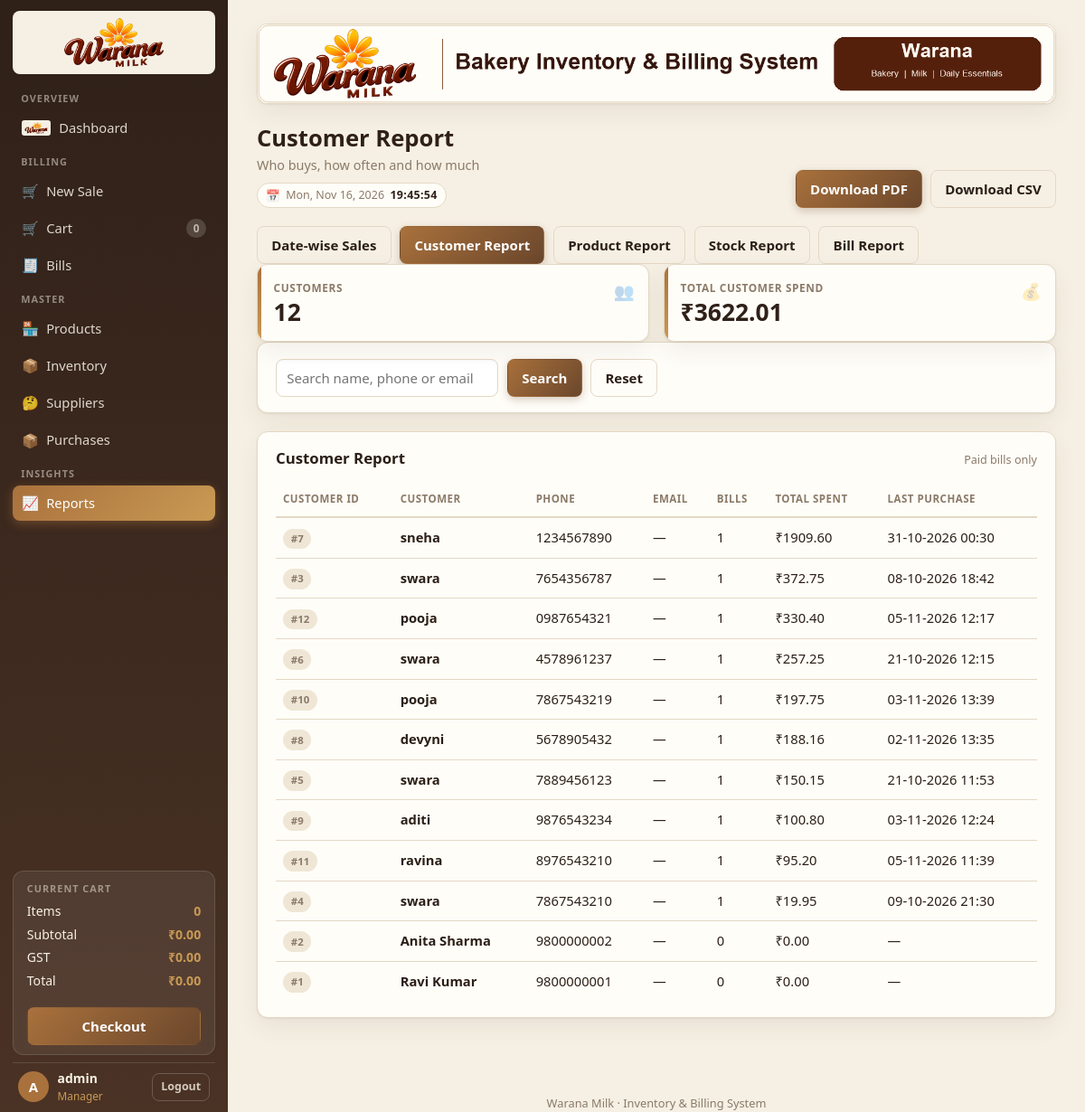
The app's page /reports/customers/ (signed in) with its own data.
### bakery/models.py (models this page shows, shortened)
class Customer(models.Model):
    name = models.CharField(max_length=150)
    phone = models.CharField(
        max_length=PHONE_LENGTH, unique=True, validators=[phone_validator],
        help_text="Exactly %d digits." % PHONE_LENGTH,
    )
    email = models.EmailField(blank=True)
    address = models.TextField(blank=True)
    created_at = models.DateTimeField(auto_now_add=True)
    class Meta:
        ordering = ["name"]

### bakery/views.py (the view)
# urls.py: path("reports/customers/", views.report_customers, name="report_customers"),
@login_required
def report_customers(request):
    rows, q = _customer_report_rows(request)
    return render(request, "bakery/report_customers.html", {
        "rows": rows,
        "q": q,
        "total_customers": len(rows),
        "total_spend": sum((r.spend or Decimal("0") for r in rows), Decimal("0")),
    })

### bakery/context_processors.py (called while the page is built, shortened)
def cart_summary(request):
    if not getattr(request, "user", None) or not request.user.is_authenticated:
        return ANONYMOUS
    key = request.session.session_key
    if not key:
        return ANONYMOUS
    cart = Cart.objects.filter(session_key=key).first()
    if cart is None:
        return ANONYMOUS

### bakery/views.py (called while the page is built)
def _report_search(request):
    return (request.GET.get("q") or "").strip()

def _customer_report_rows(request):
    q = _report_search(request)
    rows = Customer.objects.annotate(
        bill_count=Count("bills", filter=Q(bills__status="PAID")),
        spend=Coalesce(
            Sum("bills__total", filter=Q(bills__status="PAID")),
            Value(Decimal("0")), output_field=DecimalField(),
        ),
        last_bill=Max("bills__created_at", filter=Q(bills__status="PAID")),
    )
    if q:
        rows = rows.filter(
            Q(name__icontains=q) | Q(phone__icontains=q) | Q(email__icontains=q)
        )
    return rows.order_by("-spend", "name"), q

### bakery/templates/bakery/report_customers.html (shortened to what this page needs)
{% extends "bakery/base.html" %}
{% block nav_reports %}active{% endblock %}
{% block heading %}Customer Report{% endblock %}
{% block subheading %}Who buys, how often and how much{% endblock %}
{% block head_actions %}
<a class="btn btn-primary" href="{% url 'bakery:report_customers_pdf' %}?{{ request.GET.urlencode }}">Download PDF</a>
<a class="btn btn-ghost" href="{% url 'bakery:report_customers_csv' %}?{{ request.GET.urlencode }}">Download CSV</a>
{% endblock %}
{% block content %}
{% include "bakery/_report_tabs.html" with active="customers" %}
<div class="stat-grid">
  <div class="stat">
    <span class="stat-ico">&#128101;</span>
    <span class="stat-label">Customers</span>
    <span class="stat-value">{{ total_customers }}</span>
  </div>
  <div class="stat">
    <span class="stat-ico">&#128176;</span>
    <span class="stat-label">Total Customer Spend</span>
    <span class="stat-value">&#8377;{{ total_spend|floatformat:2 }}</span>
  </div>
</div>
<section class="card">
  <form method="get" class="filter-row">
    <input class="input" name="q" value="{{ q }}" placeholder="Search name, phone or email">
    <button class="btn btn-primary" type="submit">Search</button>
    <a class="btn btn-ghost" href="{% url 'bakery:report_customers' %}">Reset</a>
  </form>
</section>
<section class="card">
  <div class="card-head">
    <h2>Customer Report</h2>
    <span class="muted-text">Paid bills only</span>
  </div>
  <div class="table-scroll">
    <table class="table">
      <thead><tr><th>Customer ID</th><th>Customer</th><th>Phone</th><th>Email</th><th class="right">Bills</th><th class="right">Total Spent</th><th>Last Purchase</th></tr></thead>
      <tbody>
      {% for c in rows %}
      <tr>
        <td class="nowrap"><span class="pill">#{{ c.pk }}</span></td>
        <td><strong>{{ c.name }}</strong>{% if c.address %}<small class="muted-text block">{{ c.address|truncatechars:50 }}</small>{% endif %}</td>
        <td class="nowrap">{{ c.phone }}</td>
        <td>{{ c.email|default:"&mdash;" }}</td>
        <td class="right">{{ c.bill_count }}</td>
        <td class="right">&#8377;{{ c.spend|floatformat:2 }}</td>
        <td>{{ c.last_bill|date:"d-m-Y H:i"|default:"&mdash;" }}</td>
      </tr>
      {% empty %}
      <tr><td colspan="7" class="empty">No customers found.</td></tr>
      {% endfor %}
      </tbody>
    </table>
  </div>
</section>
{% endblock %}

### bakery/templates/bakery/base.html (shortened to what this page needs)
{% load static %}<!DOCTYPE html>
<html lang="en">
<head>
  <link rel="stylesheet" href="{% static 'bakery/css/style.css' %}">
</head>
<body class="{% block body_class %}{% endblock %}">
{% if user.is_authenticated %}
<aside class="sidebar" id="sidebar">
  <a class="brand" href="{% url 'bakery:dashboard' %}">
    <img class="brand-logo" src="{% static 'bakery/img/logo.png' %}?v=2" alt="Warana Milk" width="700" height="350">
  </a>
  <nav class="nav">
    <p class="nav-label">Overview</p>
    <a href="{% url 'bakery:dashboard' %}" class="{% block nav_dashboard %}{% endblock %}">
      <img class="nav-ico-logo" src="{% static 'bakery/img/logo.png' %}?v=2" alt="" width="700" height="350"> Dashboard
    </a>
    <p class="nav-label">Billing</p>
    <a href="{% url 'bakery:browse' %}" class="{% block nav_browse %}{% endblock %}">
      <span class="nav-ico">&#128722;</span> New Sale
    </a>
    <a href="{% url 'bakery:cart' %}" class="{% block nav_cart %}{% endblock %}">
      <span class="nav-ico">&#128722;</span> Cart
      <span class="badge{% if not nav_cart_count %} is-zero{% endif %}" id="cart-badge">{{ nav_cart_count|default:0 }}</span>
    </a>
    <a href="{% url 'bakery:bills' %}" class="{% block nav_bills %}{% endblock %}">
      <span class="nav-ico">&#129534;</span> Bills
    </a>
    <p class="nav-label">Master</p>
    <a href="{% url 'bakery:products' %}" class="{% block nav_products %}{% endblock %}">
      <span class="nav-ico">&#127978;</span> Products
    </a>
    <a href="{% url 'bakery:inventory' %}" class="{% block nav_inventory %}{% endblock %}">
      <span class="nav-ico">&#128230;</span> Inventory
    </a>
    <a href="{% url 'bakery:suppliers' %}" class="{% block nav_suppliers %}{% endblock %}">
      <span class="nav-ico">&#129300;</span> Suppliers
    </a>
    <a href="{% url 'bakery:purchases' %}" class="{% block nav_purchases %}{% endblock %}">
      <span class="nav-ico">&#128230;</span> Purchases
    </a>
    <p class="nav-label">Insights</p>
    <a href="{% url 'bakery:reports' %}" class="{% block nav_reports %}{% endblock %}">
      <span class="nav-ico">&#128200;</span> Reports
    </a>
  </nav>
  <div class="side-cart">
    <p class="nav-label">Current Cart</p>
    <p class="side-cart-line"><span>Items</span><strong id="cart-count">{{ nav_cart_count|default:0 }}</strong></p>
    <p class="side-cart-line"><span>Subtotal</span><strong id="cart-total">&#8377;{{ nav_cart_total|default:"0.00" }}</strong></p>
    <p class="side-cart-line"><span>GST</span><strong id="cart-tax">&#8377;{{ nav_cart_tax|default:"0.00" }}</strong></p>
    <p class="side-cart-line"><span>Total</span><strong id="cart-grand-total">&#8377;{{ nav_cart_grand_total|default:"0.00" }}</strong></p>
    <a class="btn btn-primary block" href="{% url 'bakery:checkout' %}">Checkout</a>
  </div>
  <div class="side-user">
    <span class="avatar">{{ user.username|first|upper }}</span>
    <span class="who">
      <strong>{{ user.get_full_name|default:user.username }}</strong>
      <em>{% if user.is_staff %}Manager{% else %}Cashier{% endif %}</em>
    </span>
    <form class="logout-form" method="post" action="{% url 'logout' %}">
      <button class="btn btn-ghost" type="submit">Logout</button>
    </form>
  </div>
</aside>
{% endif %}
<main class="main">
  {% if user.is_authenticated %}
    <img class="page-band" src="{% static 'bakery/img/page-band.png' %}?v=2" alt="" width="1536" height="153">
  {% endif %}
  <header class="page-head">
    <div>
      <h1 class="page-title">{% block heading %}{% endblock %}</h1>
      <p class="page-sub">{% block subheading %}{% endblock %}</p>
      <p class="page-clock" data-clock>
        <span class="page-clock-ico" aria-hidden="true">&#128197;</span>
        <span data-clock-date>{% now "D, d M Y" %}</span>
        <strong data-clock-time>{% now "H:i:s" %}</strong>
      </p>
    </div>
    <div class="page-head-actions">{% block head_actions %}{% endblock %}</div>
  </header>
  {% block content %}{% endblock %}
</main>
<footer class="foot">Warana Milk &middot; Inventory &amp; Billing System</footer>
</body>
</html>

### records on screen
Customer: pk "7", name "sneha", phone "1234567890", email "—", bill_count "1", spend "1909.60", last_bill "31-10-2026 00:30"
Customer: pk "3", name "swara", phone "7654356787", email "—", bill_count "1", spend "372.75", last_bill "08-10-2026 18:42"
Customer: pk "12", name "pooja", phone "0987654321", email "—", bill_count "1", spend "330.40", last_bill "05-11-2026 12:17"
Customer: pk "6", name "swara", phone "4578961237", email "—", bill_count "1", spend "257.25", last_bill "21-10-2026 12:15"
Customer: pk "10", name "pooja", phone "7867543219", email "—", bill_count "1", spend "197.75", last_bill "03-11-2026 13:39"
Customer: pk "8", name "devyni", phone "5678905432", email "—", bill_count "1", spend "188.16", last_bill "02-11-2026 13:35"
Customer: pk "5", name "swara", phone "7889456123", email "—", bill_count "1", spend "150.15", last_bill "21-10-2026 11:53"
Customer: pk "9", name "aditi", phone "9876543234", email "—", bill_count "1", spend "100.80", last_bill "03-11-2026 12:24"
Customer: pk "11", name "ravina", phone "8976543210", email "—", bill_count "1", spend "95.20", last_bill "05-11-2026 11:39"
Customer: pk "4", name "swara", phone "7867543210", email "—", bill_count "1", spend "19.95", last_bill "09-10-2026 21:30"
Customer: pk "2", name "Anita Sharma", phone "9800000002", email "—", bill_count "0", spend "0.00", last_bill "—"
Customer: pk "1", name "Ravi Kumar", phone "9800000001", email "—", bill_count "0", spend "0.00", last_bill "—"

### other values on screen
{{ nav_cart_count|default:0 }} "0"
{{ nav_cart_total|default:"0.00" }} "0.00"
{{ nav_cart_tax|default:"0.00" }} "0.00"
{{ nav_cart_grand_total|default:"0.00" }} "0.00"
{{ user.username|first|upper }} "A"
{{ user.get_full_name|default:user.username }} "admin"
{{ total_customers }} "12"
{{ total_spend|floatformat:2 }} "3622.01"
